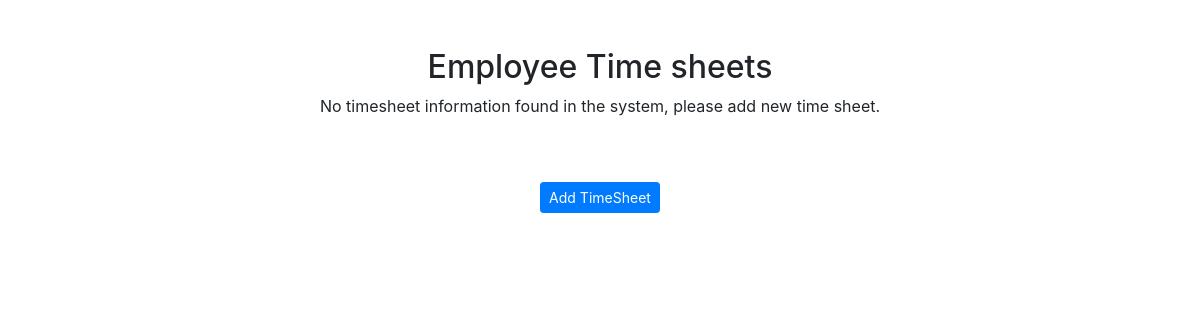
Before: /employee/3/timesheets/ with the older database file.
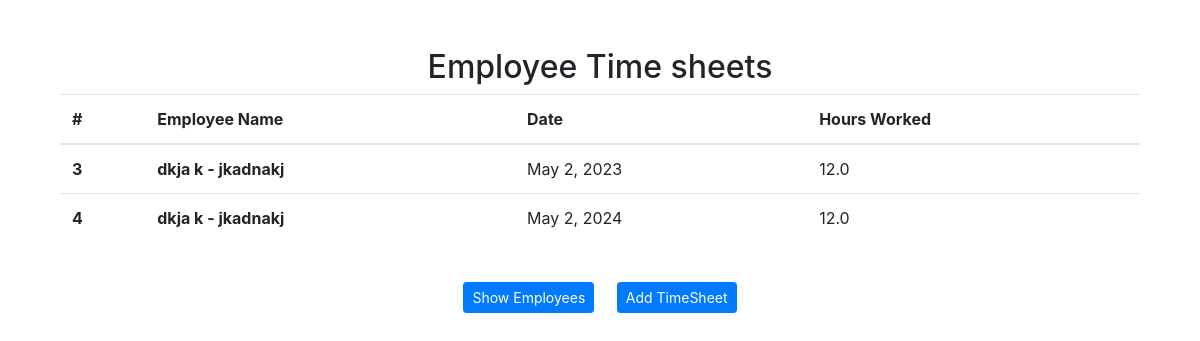
After: the same page with the newer database file.
### management/models.py (models this page shows, shortened)
class Timesheet(models.Model):
    timesheet_id = models.AutoField(primary_key=True)
    employee = models.ForeignKey(Employee, on_delete=models.CASCADE)
    date = models.DateField()
    hours_worked = models.FloatField(default=0.0)
    created = models.DateTimeField(auto_now_add=True)
    updated = models.DateTimeField(auto_now_add=True)

class Employee(AbstractUser):
    employee_id = models.AutoField(primary_key=True)
    first_name = models.CharField(max_length=100)
    last_name = models.CharField(max_length=50)
    mobile_number = models.CharField(max_length=12)
    email = models.EmailField()
    position = models.CharField(max_length=126)
    department = models.ForeignKey(Department, on_delete=models.CASCADE)
    created = models.DateTimeField(auto_now_add=True)
    updated = models.DateTimeField(auto_now_add=True)

### management/views.py (the view)
# urls.py: path('employee/<int:emp_id>/timesheets/', views.get_all_timesheets, name='employee_timesheets'),
def get_all_timesheets(request,emp_id):
    employee = get_object_or_404(Employee, pk=emp_id)
    timesheets = Timesheet.objects.select_related('employee').filter(employee=employee)  # Use select_related to reduce DB hits when referencing foreign key
    context = {
        'timesheets': timesheets,
        'employee':employee
    }
    return render(request, 'employee_timesheets.html', context)

### management/templates/employee_timesheets.html (shortened to what this page needs)
{% extends 'base.html' %}
{% block content %}
<div class="container">
    <h2 class="text-center">Employee Time sheets</h2>
    {% if timesheets %}
    <table class="table">
        <thead>
            <tr>
                <th scope="col">#</th>
                <th>Employee Name</th>
                <th scope="col">Date</th>
                <th scope="col">Hours Worked</th>
            </tr>
        </thead>
        <tbody>
        {% for timesheet in timesheets %}
            <tr>
                <th scope="row">{{ timesheet.timesheet_id }}</th>
              <th>{{timesheet.employee.first_name}} - {{timesheet.employee.last_name}}</th>
                <td>{{ timesheet.date }}</td>
                <td>{{ timesheet.hours_worked }}</td>
            </tr>
        {% empty %}
            <tr>
                <td colspan="4" class="text-center">No time sheets found for this employee.</td>
            </tr>
        {% endfor %}
        </tbody>
    </table>
    <br>
    <center>
         <a href="/employees/" class="btn btn-primary btn-sm">Show Employees</a>
        <a href="/employee/{{employee.pk}}/add/timesheet/" class="btn btn-primary btn-sm">Add TimeSheet</a>
    </center>
    {% else %}
        <p class="text-center">
        No timesheet information found in the system, please add new time sheet.
      </p>
    <br><br>
    <center>
      <a href="/employee/{{employee.pk}}/add/timesheet/" class="btn btn-primary btn-sm">Add TimeSheet</a>
    </center>
    {% endif %}
</div>
{% endblock %}

Changed rows visible on the page:
added Timesheet: timesheet_id "3", employee.first_name "dkja k", employee.last_name "jkadnakj", date "May 2, 2023", hours_worked "12.0"
added Timesheet: timesheet_id "4", employee.first_name "dkja k", employee.last_name "jkadnakj", date "May 2, 2024", hours_worked "12.0"
Other visible differences:
text no longer shown: "No timesheet information found in the system, please add new time sheet."
text now shown: "# Employee Name Date Hours Worked Show Employees"
